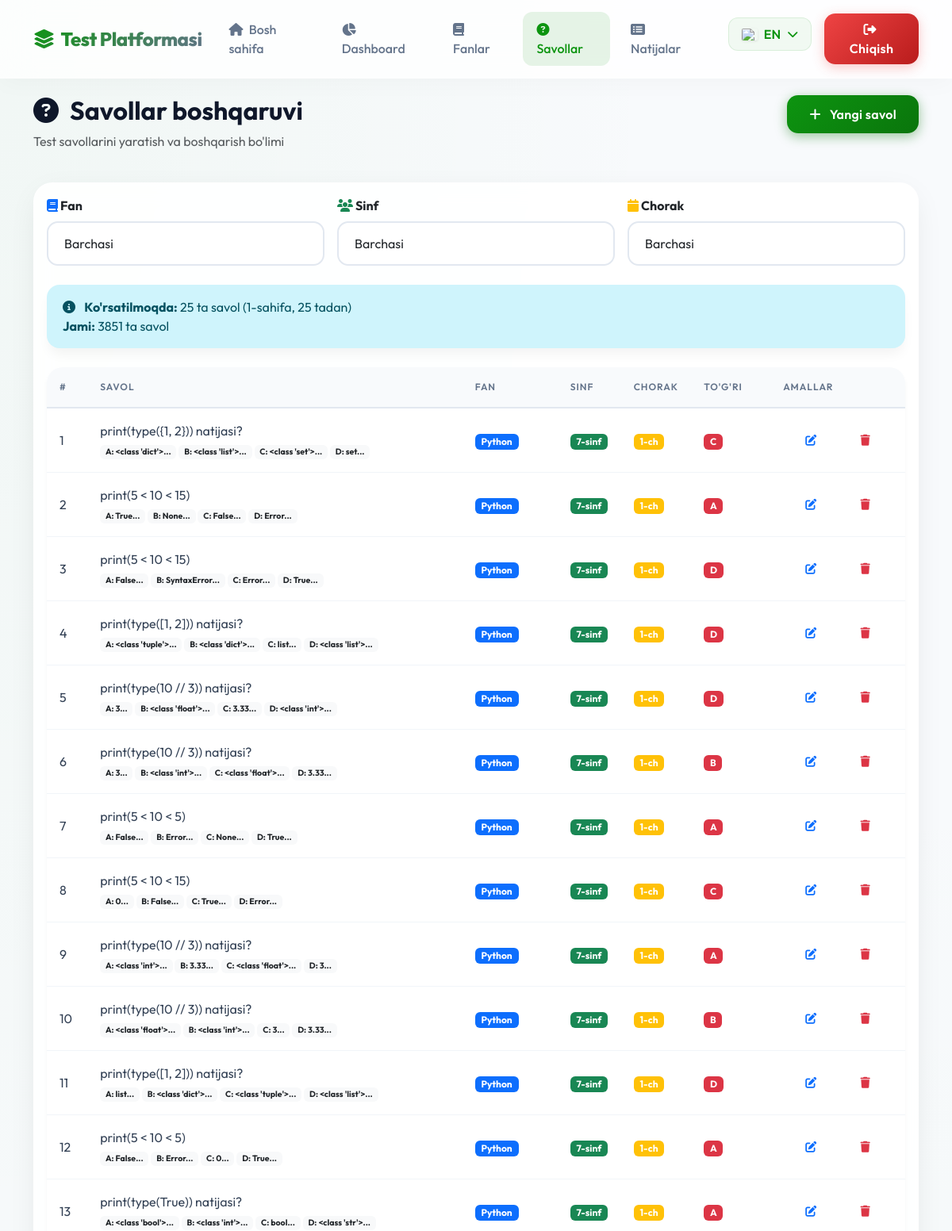
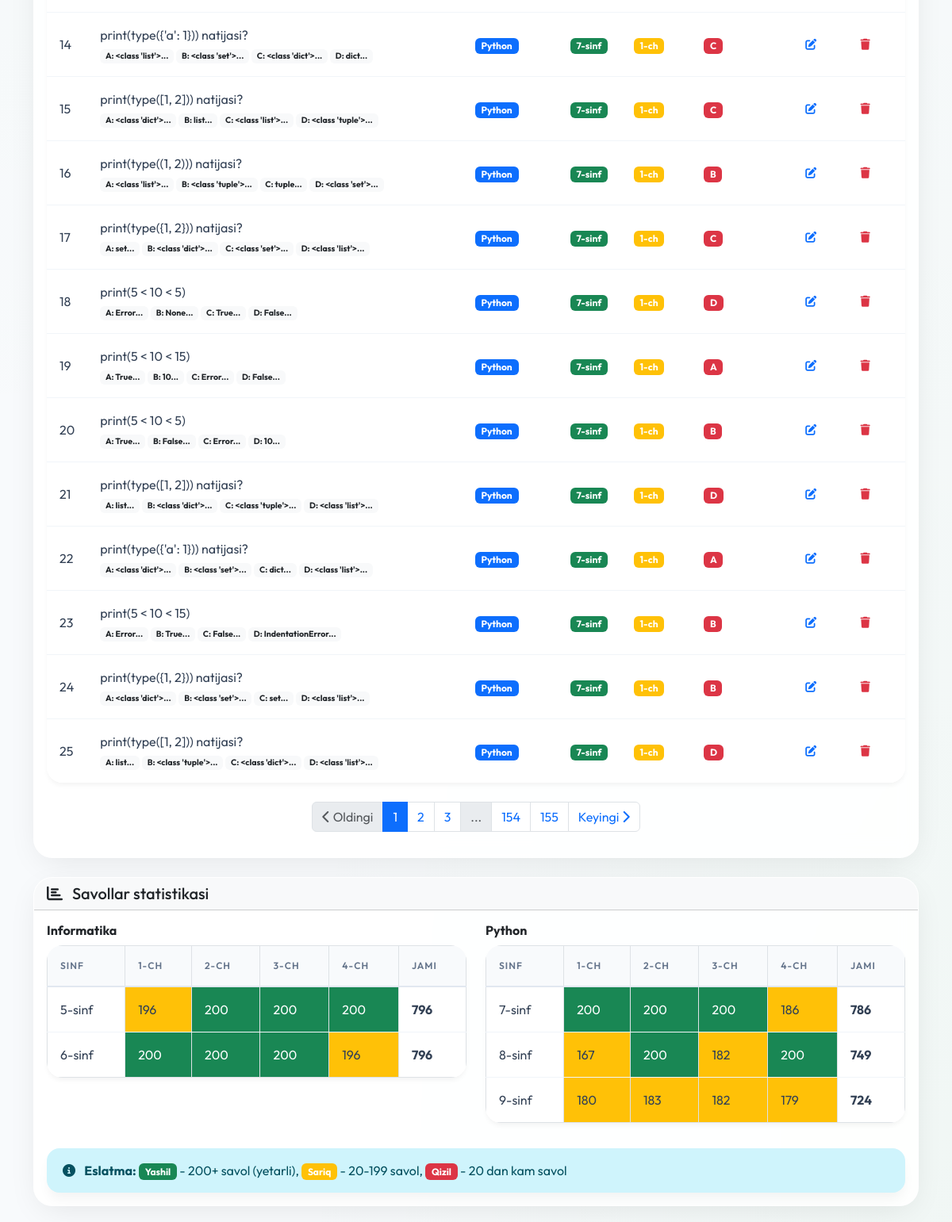
The page /admin/questions (signed in) on the database its author committed (2 pictures, top to bottom).
### app.py (models this page shows)
class Question(db.Model):
    id = db.Column(db.Integer, primary_key=True)
    subject_id = db.Column(db.Integer, db.ForeignKey('subject.id'), nullable=False)
    grade = db.Column(db.Integer, nullable=False)
    quarter = db.Column(db.Integer, nullable=False)
    question_text = db.Column(db.Text, nullable=False)
    question_text_ru = db.Column(db.Text)
    question_text_en = db.Column(db.Text)
    option_a = db.Column(db.String(200), nullable=False)
    option_a_ru = db.Column(db.String(200))
    option_a_en = db.Column(db.String(200))
    option_b = db.Column(db.String(200), nullable=False)
    option_b_ru = db.Column(db.String(200))
    option_b_en = db.Column(db.String(200))
    option_c = db.Column(db.String(200), nullable=False)
    option_c_ru = db.Column(db.String(200))
    option_c_en = db.Column(db.String(200))
    option_d = db.Column(db.String(200), nullable=False)
    option_d_ru = db.Column(db.String(200))
    option_d_en = db.Column(db.String(200))
    correct_answer = db.Column(db.String(1), nullable=False)  # A, B, C, or D
    subject = db.relationship('Subject', backref='questions')

class Subject(db.Model):
    id = db.Column(db.Integer, primary_key=True)
    name = db.Column(db.String(50), nullable=False)
    name_ru = db.Column(db.String(50))
    name_en = db.Column(db.String(50))
    grades = db.Column(db.String(20), nullable=False)  # "5,6" yoki "7,8,9"

### app.py (the view)
@app.route('/admin/questions')
def admin_questions():
    if 'admin_id' not in session:
        return redirect(url_for('admin_login'))
    subject_id = request.args.get('subject_id', type=int)
    grade = request.args.get('grade', type=int)
    quarter = request.args.get('quarter', type=int)
    page = request.args.get('page', 1, type=int)
    per_page = 25
    query = Question.query
    if subject_id:
        query = query.filter_by(subject_id=subject_id)
    if grade:
        query = query.filter_by(grade=grade)
    if quarter:
        query = query.filter_by(quarter=quarter)
    pagination = query.paginate(page=page, per_page=per_page, error_out=False)
    questions = pagination.items
    all_questions = Question.query.all()
    subjects = Subject.query.all()
    return render_template('admin_questions.html',
                         questions=questions,
                         all_questions=all_questions,
                         pagination=pagination,
                         subjects=subjects)

### templates/admin_questions.html (shortened to what this page needs)
{% extends "base.html" %}
{% block content %}
<div class="container">
    <div class="row mb-4 animate-fade-in-up">
        <div class="col-md-8">
            <h2 class="fw-bold text-gradient"><i class="fas fa-question-circle me-2"></i> {{ _('Savollar boshqaruvi') }}
            </h2>
            <p class="text-muted">{{ _('Test savollarini yaratish va boshqarish bo\'limi') }}</p>
        </div>
        <div class="col-md-4 text-md-end">
            <a href="{{ url_for('admin_question_add') }}" class="btn btn-primary">
                <i class="fas fa-plus me-2"></i> {{ _('Yangi savol') }}
            </a>
        </div>
    </div>
    <div class="card animate-fade-in-up" style="animation-delay: 0.1s;">
        <div class="card-body">
            <form method="GET" class="mb-4">
                <div class="row g-3">
                    <div class="col-md-4">
                        <label class="form-label fw-bold">
                            <i class="fas fa-book text-primary"></i> {{ _('Fan') }}
                        </label>
                        <select name="subject_id" class="form-select" onchange="this.form.submit()">
                            <option value="">{{ _('Barchasi') }}</option>
                        </select>
                    </div>
                    <div class="col-md-4">
                        <label class="form-label fw-bold">
                            <i class="fas fa-users text-success"></i> {{ _('Sinf') }}
                        </label>
                        <select name="grade" class="form-select" onchange="this.form.submit()">
                            <option value="">{{ _('Barchasi') }}</option>
                        </select>
                    </div>
                    <div class="col-md-4">
                        <label class="form-label fw-bold">
                            <i class="fas fa-calendar text-warning"></i> {{ _('Chorak') }}
                        </label>
                        <select name="quarter" class="form-select" onchange="this.form.submit()">
                            <option value="">{{ _('Barchasi') }}</option>
                        </select>
                    </div>
                </div>
            </form>
            <div class="alert alert-info mb-4">
                <i class="fas fa-info-circle me-2"></i>
                <strong>{{ _('Ko\'rsatilmoqda') }}:</strong> {{ questions|length }} {{ _('ta savol') }} ({{
                pagination.page }}-{{ _('sahifa') }}, {{
                pagination.per_page }} {{ _('tadan') }})
                <br>
                <strong>{{ _('Jami') }}:</strong> {{ pagination.total }} {{ _('ta savol') }}
            </div>
            {% if questions %}
            <div class="table-responsive">
                <table class="table table-hover">
                    <thead>
                        <tr>
                            <th style="width: 50px;">#</th>
                            <th>{{ _('Savol') }}</th>
                            <th style="width: 120px;">{{ _('Fan') }}</th>
                            <th style="width: 80px;">{{ _('Sinf') }}</th>
                            <th style="width: 80px;">{{ _('Chorak') }}</th>
                            <th style="width: 100px;">{{ _('To\'g\'ri') }}</th>
                            <th style="width: 150px;">{{ _('Amallar') }}</th>
                        </tr>
                    </thead>
                    <tbody>
                        {% for question in questions %}
                        <tr>
                            <td>{{ loop.index }}</td>
                            <td>
                                <div class="text-truncate" style="max-width: 400px;"
                                    title="{{ question.question_text }}">
                                    {{ question.question_text }}
                                </div>
                                <small class="text-muted">
                                    <span class="badge bg-light text-dark">A: {{ question.option_a[:20] }}...</span>
                                    <span class="badge bg-light text-dark">B: {{ question.option_b[:20] }}...</span>
                                    <span class="badge bg-light text-dark">C: {{ question.option_c[:20] }}...</span>
                                    <span class="badge bg-light text-dark">D: {{ question.option_d[:20] }}...</span>
                                </small>
                            </td>
                            <td>
                                <span class="badge bg-primary">{{ question.subject.name }}</span>
                            </td>
                            <td>
                                <span class="badge bg-success">{{ question.grade }}-sinf</span>
                            </td>
                            <td>
                                <span class="badge bg-warning">{{ question.quarter }}-ch</span>
                            </td>
                            <td>
                                <span class="badge bg-danger">{{ question.correct_answer }}</span>
                            </td>
                            <td>
                                <div class="btn-group btn-group-sm">
                                    <a href="{{ url_for('admin_question_edit', id=question.id) }}"
                                        class="btn btn-outline-primary" title="{{ _('Tahrirlash') }}">
                                        <i class="fas fa-edit"></i>
                                    </a>
                                    <a href="{{ url_for('admin_question_delete', id=question.id) }}"
                                        class="btn btn-outline-danger"
                                        onclick="return confirm('{{ _('Savolni o\'chirishni tasdiqlaysizmi?') }}')"
                                        title="{{ _('O\'chirish') }}">
                                        <i class="fas fa-trash"></i>
                                    </a>
                                </div>
                            </td>
                        </tr>
                        {% endfor %}
                    </tbody>
                </table>
            </div>
            {% if pagination.pages > 1 %}
            <nav aria-label="Sahifalar navigatsiyasi" class="mt-4">
                <ul class="pagination justify-content-center">
                    <li class="page-item {% if not pagination.has_prev %}disabled{% endif %}">
                        <a class="page-link"
                            href="{% if pagination.has_prev %}{{ url_for('admin_questions', page=pagination.prev_num, subject_id=request.args.get('subject_id'), grade=request.args.get('grade'), quarter=request.args.get('quarter')) }}{% else %}#{% endif %}">
                            <i class="fas fa-chevron-left"></i> {{ _('Oldingi') }}
                        </a>
                    </li>
                    {% for page_num in pagination.iter_pages(left_edge=2, right_edge=2, left_current=2, right_current=2)
                    %}
                    {% if page_num %}
                    <li class="page-item {% if page_num == pagination.page %}active{% endif %}">
                        <a class="page-link"
                            href="{{ url_for('admin_questions', page=page_num, subject_id=request.args.get('subject_id'), grade=request.args.get('grade'), quarter=request.args.get('quarter')) }}">
                            {{ page_num }}
                        </a>
                    </li>
                    {% else %}
                    <li class="page-item disabled">
                        <span class="page-link">...</span>
                    </li>
                    {% endif %}
                    {% endfor %}
                    <li class="page-item {% if not pagination.has_next %}disabled{% endif %}">
                        <a class="page-link"
                            href="{% if pagination.has_next %}{{ url_for('admin_questions', page=pagination.next_num, subject_id=request.args.get('subject_id'), grade=request.args.get('grade'), quarter=request.args.get('quarter')) }}{% else %}#{% endif %}">
                            {{ _('Keyingi') }} <i class="fas fa-chevron-right"></i>
                        </a>
                    </li>
                </ul>
            </nav>
            {% endif %}
            {% endif %}
        </div>
    </div>
    <div class="row mt-4">
        <div class="col-md-12">
            <div class="card">
                <div class="card-header bg-light">
                    <h5 class="mb-0">
                        <i class="fas fa-chart-bar me-2"></i> {{ _('Savollar statistikasi') }}
                    </h5>
                </div>
                <div class="card-body">
                    <div class="row">
                        {% for subject in subjects %}
                        <div class="col-md-6 mb-3">
                            <h6 class="fw-bold">{{ subject.name }}</h6>
                            <div class="table-responsive">
                                <table class="table table-sm table-bordered">
                                    <thead>
                                        <tr>
                                            <th>{{ _('Sinf') }}</th>
                                            <th>1-{{ _('ch') }}</th>
                                            <th>2-{{ _('ch') }}</th>
                                            <th>3-{{ _('ch') }}</th>
                                            <th>4-{{ _('ch') }}</th>
                                            <th>{{ _('Jami') }}</th>
                                        </tr>
                                    </thead>
                                    <tbody>
                                        {% set grades = subject.grades.split(',') %}
                                        {% for grade in grades %}
                                        <tr>
                                            <td>{{ grade }}-sinf</td>
                                            {% for quarter in range(1, 5) %}
                                            {% set count = all_questions|selectattr('subject_id', 'equalto',
                                            subject.id)|selectattr('grade', 'equalto', grade|int)|selectattr('quarter',
                                            'equalto', quarter)|list|length %}
                                            <td
                                                class="{% if count >= 200 %}bg-success text-white{% elif count >= 20 %}bg-warning{% else %}bg-danger text-white{% endif %}">
                                                {{ count }}
                                            </td>
                                            {% endfor %}
                                            {% set total = all_questions|selectattr('subject_id', 'equalto',
                                            subject.id)|selectattr('grade', 'equalto', grade|int)|list|length %}
                                            <td class="fw-bold">{{ total }}</td>
                                        </tr>
                                        {% endfor %}
                                    </tbody>
                                </table>
                            </div>
                        </div>
                        {% endfor %}
                    </div>
                    <div class="alert alert-info mb-0 mt-3">
                        <i class="fas fa-info-circle me-2"></i>
                        <strong>{{ _('Eslatma') }}:</strong>
                        <span class="badge bg-success">{{ _('Yashil') }}</span> - 200+ {{ _('savol (yetarli)') }},
                        <span class="badge bg-warning">{{ _('Sariq') }}</span> - 20-199 {{ _('savol') }},
                        <span class="badge bg-danger">{{ _('Qizil') }}</span> - 20 {{ _('dan kam savol') }}
                    </div>
                </div>
            </div>
        </div>
    </div>
</div>
{% endblock %}

### rows shown on the page
Question: question_text "print(type({1, 2})) natijasi?", option_a "<class 'dict'>", option_b "<class 'list'>", option_c "<class 'set'>", option_d "set", subject.name "Python", grade "7", quarter "1", correct_answer "C"
Question: question_text "print(5 < 10 < 15)", option_a "True", option_b "None", option_c "False", option_d "Error", subject.name "Python", grade "7", quarter "1", correct_answer "A"
Question: question_text "print(5 < 10 < 15)", option_a "False", option_b "SyntaxError", option_c "Error", option_d "True", subject.name "Python", grade "7", quarter "1", correct_answer "D"
Question: question_text "print(type([1, 2])) natijasi?", option_a "<class 'tuple'>", option_b "<class 'dict'>", option_c "list", option_d "<class 'list'>", subject.name "Python", grade "7", quarter "1", correct_answer "D"
Question: question_text "print(type(10 // 3)) natijasi?", option_a "3", option_b "<class 'float'>", option_c "3.33", option_d "<class 'int'>", subject.name "Python", grade "7", quarter "1", correct_answer "D"
Question: question_text "print(type(10 // 3)) natijasi?", option_a "3", option_b "<class 'int'>", option_c "<class 'float'>", option_d "3.33", subject.name "Python", grade "7", quarter "1", correct_answer "B"
Question: question_text "print(5 < 10 < 5)", option_a "False", option_b "Error", option_c "None", option_d "True", subject.name "Python", grade "7", quarter "1", correct_answer "A"
Question: question_text "print(5 < 10 < 15)", option_a "0", option_b "False", option_c "True", option_d "Error", subject.name "Python", grade "7", quarter "1", correct_answer "C"
Question: question_text "print(type(10 // 3)) natijasi?", option_a "<class 'int'>", option_b "3.33", option_c "<class 'float'>", option_d "3", subject.name "Python", grade "7", quarter "1", correct_answer "A"
Question: question_text "print(type(10 // 3)) natijasi?", option_a "<class 'float'>", option_b "<class 'int'>", option_c "3", option_d "3.33", subject.name "Python", grade "7", quarter "1", correct_answer "B"
Question: question_text "print(type([1, 2])) natijasi?", option_a "list", option_b "<class 'dict'>", option_c "<class 'tuple'>", option_d "<class 'list'>", subject.name "Python", grade "7", quarter "1", correct_answer "D"
Question: question_text "print(5 < 10 < 5)", option_a "False", option_b "Error", option_c "0", option_d "True", subject.name "Python", grade "7", quarter "1", correct_answer "A"
Question: question_text "print(type(True)) natijasi?", option_a "<class 'bool'>", option_b "<class 'int'>", option_c "bool", option_d "<class 'str'>", subject.name "Python", grade "7", quarter "1", correct_answer "A"
Question: question_text "print(type({'a': 1})) natijasi?", option_a "<class 'list'>", option_b "<class 'set'>", option_c "<class 'dict'>", option_d "dict", subject.name "Python", grade "7", quarter "1", correct_answer "C"
Question: question_text "print(type([1, 2])) natijasi?", option_a "<class 'dict'>", option_b "list", option_c "<class 'list'>", option_d "<class 'tuple'>", subject.name "Python", grade "7", quarter "1", correct_answer "C"
Question: question_text "print(type((1, 2))) natijasi?", option_a "<class 'list'>", option_b "<class 'tuple'>", option_c "tuple", option_d "<class 'set'>", subject.name "Python", grade "7", quarter "1", correct_answer "B"
Question: question_text "print(type({1, 2})) natijasi?", option_a "set", option_b "<class 'dict'>", option_c "<class 'set'>", option_d "<class 'list'>", subject.name "Python", grade "7", quarter "1", correct_answer "C"
Question: question_text "print(5 < 10 < 5)", option_a "Error", option_b "None", option_c "True", option_d "False", subject.name "Python", grade "7", quarter "1", correct_answer "D"
Question: question_text "print(5 < 10 < 15)", option_a "True", option_b "10", option_c "Error", option_d "False", subject.name "Python", grade "7", quarter "1", correct_answer "A"
Question: question_text "print(5 < 10 < 5)", option_a "True", option_b "False", option_c "Error", option_d "10", subject.name "Python", grade "7", quarter "1", correct_answer "B"
Question: question_text "print(type([1, 2])) natijasi?", option_a "list", option_b "<class 'dict'>", option_c "<class 'tuple'>", option_d "<class 'list'>", subject.name "Python", grade "7", quarter "1", correct_answer "D"
Question: question_text "print(type({'a': 1})) natijasi?", option_a "<class 'dict'>", option_b "<class 'set'>", option_c "dict", option_d "<class 'list'>", subject.name "Python", grade "7", quarter "1", correct_answer "A"
Question: question_text "print(5 < 10 < 15)", option_a "Error", option_b "True", option_c "False", option_d "IndentationError", subject.name "Python", grade "7", quarter "1", correct_answer "B"
Question: question_text "print(type({1, 2})) natijasi?", option_a "<class 'dict'>", option_b "<class 'set'>", option_c "set", option_d "<class 'list'>", subject.name "Python", grade "7", quarter "1", correct_answer "B"
Question: question_text "print(type([1, 2])) natijasi?", option_a "list", option_b "<class 'tuple'>", option_c "<class 'dict'>", option_d "<class 'list'>", subject.name "Python", grade "7", quarter "1", correct_answer "D"
Subject: name "Informatika", grades "5" "6", count "196" "200" "200" "200" "200" "200" "200" "196", grades "796" "796"
Subject: name "Python", grades "7" "8" "9", count "200" "200" "200" "186" "167" "200" "182" "200" "180" "183" "182" "179", grades "786" "749" "724"

### other values the page prints
{{ questions|length }} "25"
{{ pagination.page }} "1"
{{ pagination.per_page }} "25"
{{ pagination.total }} "3851"
{{ page_num }} "1" "2" "3" "154" "155"
form field subject_id "Barchasi"
form field grade "Barchasi"
form field quarter "Barchasi"
